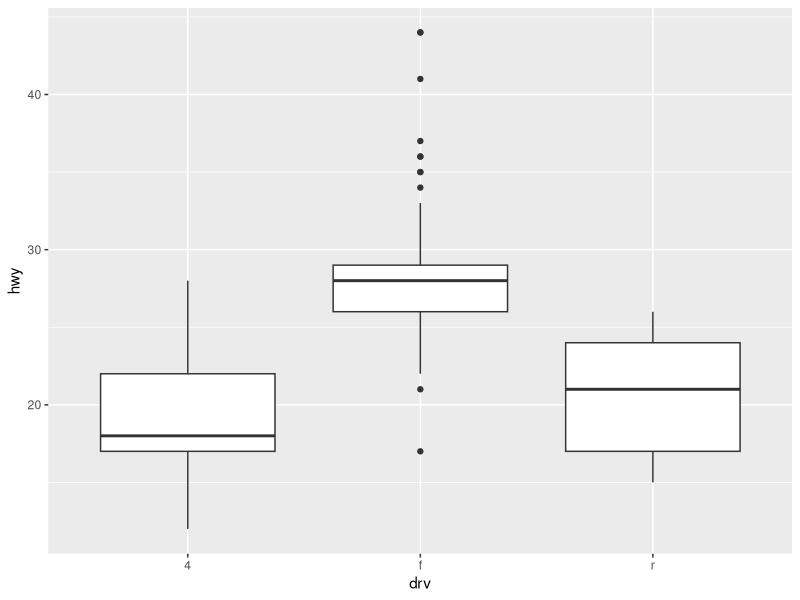
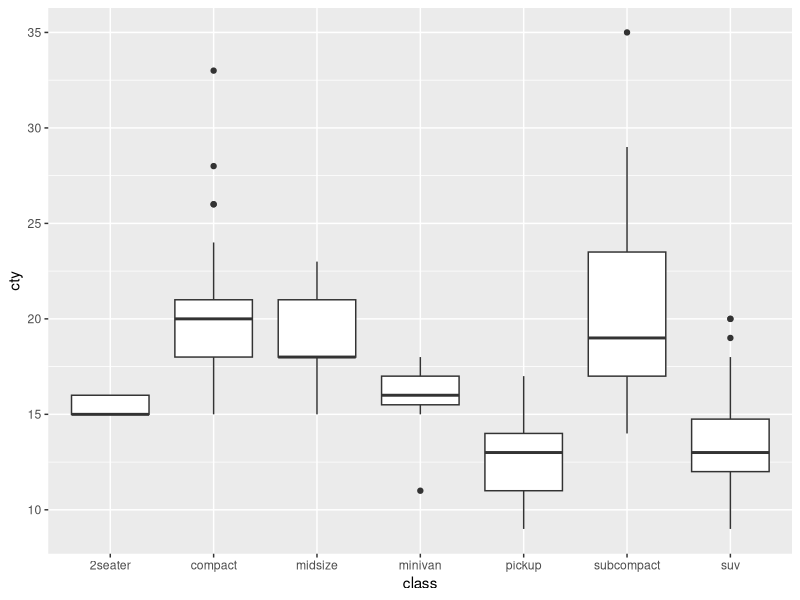
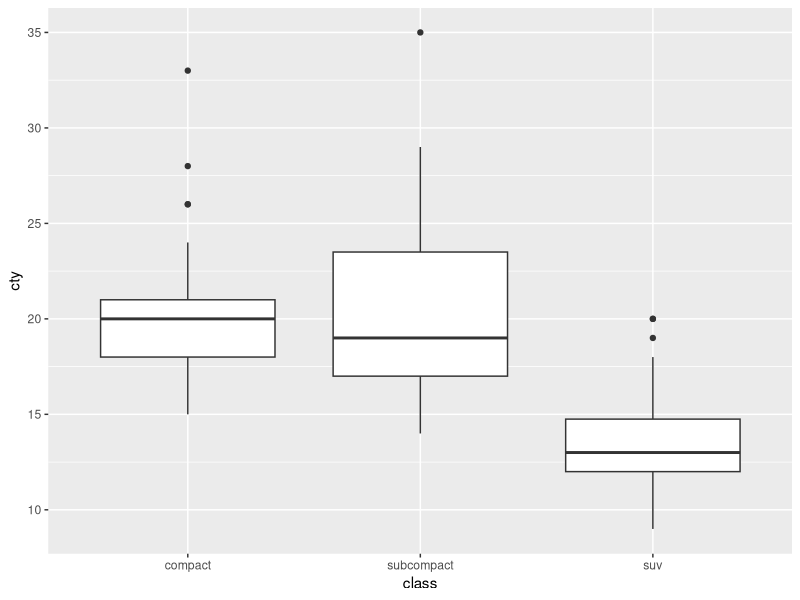

Generate these figures, in order, with R:
# 08-5 상자 그림
library(dplyr)
library(ggplot2)

ggplot(data=mpg, aes(x=drv,y=hwy)) +
  geom_boxplot()

# 혼자서 해보기
ggplot(data=mpg, aes(x=class, y=cty)) +
  geom_boxplot()

mpg %>% 
  filter(class %in% c("compact","subcompact","suv")) %>% 
  ggplot(aes(x=class, y=cty)) +
  geom_boxplot()
